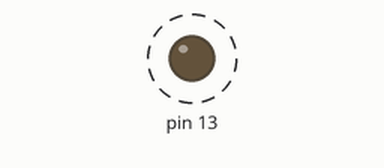
Simulated run of this sketch. Board: Arduino Uno, built with avr-gcc and run on an emulated ATmega328P. Parts: output pins drawn as LEDs (lit = HIGH). Dashed ring = blinking.

Above: at 0.15 s.
Timing chart, 0 to 3.0 s (numbered marks = the images above):
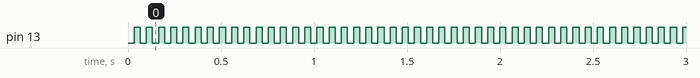

The sketch:

T1NormalOVFISR.ino
```cpp
// Purpose: Exercise 16-bit Timer1 counter in Normal Mode
// See: ATmega328P Datasheet, Section 15.11
// Consult AVR Timer Calculator:
// https://www.easycalculation.com/engineering/electrical/avr-timer-calculator.php

// prescale constants
uint8_t clkDiv1 = 1 << CS10;
uint8_t clkDiv8 = 1 << CS11;
uint8_t clkDiv64 = 1 << CS11 | 1 << CS10;
uint8_t clkDiv256 = 1 << CS12;
uint8_t clkDiv1024 = 1 << CS12 | 1 << CS10;
uint8_t ovfCount;

// Timer 1 Interrupt Service Routine
ISR(TIMER1_OVF_vect) {
//  ovfCount++;
//  if (!ovfCount)
  PORTB ^= (1 << PB5);
}

int main() {
  DDRB |= (1 << PB5);
  Serial.begin(9600);
  ovfCount = 0;
  cli();
  // Normal Mode
  TCCR1A = 0;
  // set up timer with (no) prescaler
  TCCR1B = clkDiv8;
  // initialize counter
  TCNT1 = 0;
  // Enable Timer1 interrupt ability
  TIMSK1 = 1 << TOIE1;
  // Enable global interrupt ability...
  sei();
  // stand down and let ISR respond to interrupts
  while (1);
}
```

Measured:
- by itself, pin 13: alternates HIGH for 0.03 s and LOW for 0.03 s
